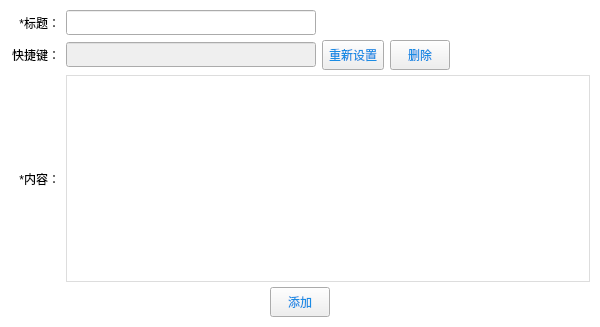
<?xml version="1.0" encoding="UTF-8"?>
<ui version="4.0">
 <class>UI_Panel_AddCommonWord</class>
 <widget class="QWidget" name="UI_Panel_AddCommonWord">
  <property name="geometry">
   <rect>
    <x>0</x>
    <y>0</y>
    <width>600</width>
    <height>327</height>
   </rect>
  </property>
  <property name="minimumSize">
   <size>
    <width>600</width>
    <height>300</height>
   </size>
  </property>
  <property name="maximumSize">
   <size>
    <width>600</width>
    <height>350</height>
   </size>
  </property>
  <property name="windowTitle">
   <string>添加常用语</string>
  </property>
  <layout class="QGridLayout" name="gridLayout">
   <property name="margin" stdset="0">
    <number>0</number>
   </property>
   <property name="spacing">
    <number>0</number>
   </property>
   <item row="0" column="0">
    <widget class="QWidget" name="widget_bg" native="true">
     <property name="styleSheet">
      <string notr="true">QWidget#widget_bg
{
	background-color: rgb(255, 255, 255);
}</string>
     </property>
     <layout class="QVBoxLayout" name="verticalLayout_2">
      <property name="spacing">
       <number>5</number>
      </property>
      <property name="margin" stdset="0">
       <number>10</number>
      </property>
      <item>
       <layout class="QHBoxLayout" name="horizontalLayout_6">
        <item>
         <widget class="QLabel" name="label_5">
          <property name="minimumSize">
           <size>
            <width>50</width>
            <height>0</height>
           </size>
          </property>
          <property name="text">
           <string>*标题：</string>
          </property>
          <property name="alignment">
           <set>Qt::AlignRight|Qt::AlignTrailing|Qt::AlignVCenter</set>
          </property>
         </widget>
        </item>
        <item>
         <widget class="QLineEdit" name="m_titleLineEdit">
          <property name="minimumSize">
           <size>
            <width>250</width>
            <height>25</height>
           </size>
          </property>
          <property name="maximumSize">
           <size>
            <width>250</width>
            <height>25</height>
           </size>
          </property>
         </widget>
        </item>
        <item>
         <spacer name="horizontalSpacer_6">
          <property name="orientation">
           <enum>Qt::Horizontal</enum>
          </property>
          <property name="sizeHint" stdset="0">
           <size>
            <width>40</width>
            <height>20</height>
           </size>
          </property>
         </spacer>
        </item>
       </layout>
      </item>
      <item>
       <layout class="QHBoxLayout" name="horizontalLayout_3">
        <item>
         <widget class="QLabel" name="label_2">
          <property name="minimumSize">
           <size>
            <width>50</width>
            <height>0</height>
           </size>
          </property>
          <property name="text">
           <string>快捷键：</string>
          </property>
          <property name="alignment">
           <set>Qt::AlignRight|Qt::AlignTrailing|Qt::AlignVCenter</set>
          </property>
         </widget>
        </item>
        <item>
         <widget class="QLineEdit" name="m_hotkeyLineEdit">
          <property name="enabled">
           <bool>false</bool>
          </property>
          <property name="minimumSize">
           <size>
            <width>250</width>
            <height>25</height>
           </size>
          </property>
          <property name="maximumSize">
           <size>
            <width>250</width>
            <height>25</height>
           </size>
          </property>
         </widget>
        </item>
        <item>
         <widget class="QToolButton" name="m_retrySettingBtn">
          <property name="minimumSize">
           <size>
            <width>0</width>
            <height>30</height>
           </size>
          </property>
          <property name="styleSheet">
           <string notr="true">QToolButton{
	border-image: url(:/Resources/Image/btn_normal.png);
	color: #1a8ce4;
}
QToolButton:hover{
	border-image: url(:/Resources/Image/btn_over.png);
	color: rgb(255, 255, 255);
}
QToolButton:pressed{
	border-image: url(:/Resources/Image/btn_over.png);
	color: rgb(255, 255, 255);
}
</string>
          </property>
          <property name="text">
           <string>重新设置</string>
          </property>
         </widget>
        </item>
        <item>
         <widget class="QToolButton" name="m_deleteHotKey">
          <property name="minimumSize">
           <size>
            <width>60</width>
            <height>30</height>
           </size>
          </property>
          <property name="styleSheet">
           <string notr="true">QToolButton{
	border-image: url(:/Resources/Image/btn_normal.png);
	color: #1a8ce4;
}
QToolButton:hover{
	border-image: url(:/Resources/Image/btn_over.png);
	color: rgb(255, 255, 255);
}
QToolButton:pressed{
	border-image: url(:/Resources/Image/btn_over.png);
	color: rgb(255, 255, 255);
}
</string>
          </property>
          <property name="text">
           <string>删除</string>
          </property>
         </widget>
        </item>
        <item>
         <spacer name="horizontalSpacer_4">
          <property name="orientation">
           <enum>Qt::Horizontal</enum>
          </property>
          <property name="sizeHint" stdset="0">
           <size>
            <width>40</width>
            <height>20</height>
           </size>
          </property>
         </spacer>
        </item>
       </layout>
      </item>
      <item>
       <layout class="QHBoxLayout" name="horizontalLayout_4">
        <item>
         <widget class="QLabel" name="label_3">
          <property name="minimumSize">
           <size>
            <width>50</width>
            <height>0</height>
           </size>
          </property>
          <property name="text">
           <string>*内容：</string>
          </property>
          <property name="alignment">
           <set>Qt::AlignRight|Qt::AlignTrailing|Qt::AlignVCenter</set>
          </property>
         </widget>
        </item>
        <item>
         <widget class="QStackedWidget" name="m_stackedWidget">
          <property name="styleSheet">
           <string notr="true">QStackedWidget#m_stackedWidget
{
border:1px solid #dddddd;
background-color: rgb(255, 255, 255);
}
QWidget#page_UEditor
{
background-color: rgb(255, 255, 255);
}
QWidget#page_textEdit
{
background-color: rgb(255, 255, 255);
}</string>
          </property>
          <property name="currentIndex">
           <number>0</number>
          </property>
          <widget class="QWidget" name="m_page_UEditor">
           <property name="minimumSize">
            <size>
             <width>0</width>
             <height>188</height>
            </size>
           </property>
           <property name="maximumSize">
            <size>
             <width>16777215</width>
             <height>188</height>
            </size>
           </property>
           <layout class="QHBoxLayout" name="horizontalLayout_5">
            <property name="spacing">
             <number>0</number>
            </property>
            <property name="margin" stdset="0">
             <number>0</number>
            </property>
            <item>
             <widget class="el_TextEdit" name="m_ueditor" native="true">
              <property name="minimumSize">
               <size>
                <width>0</width>
                <height>188</height>
               </size>
              </property>
              <property name="maximumSize">
               <size>
                <width>16777215</width>
                <height>188</height>
               </size>
              </property>
             </widget>
            </item>
           </layout>
          </widget>
         </widget>
        </item>
       </layout>
      </item>
      <item>
       <layout class="QHBoxLayout" name="horizontalLayout_2">
        <item>
         <spacer name="horizontalSpacer">
          <property name="orientation">
           <enum>Qt::Horizontal</enum>
          </property>
          <property name="sizeHint" stdset="0">
           <size>
            <width>40</width>
            <height>20</height>
           </size>
          </property>
         </spacer>
        </item>
        <item>
         <widget class="QToolButton" name="m_addBtn">
          <property name="minimumSize">
           <size>
            <width>60</width>
            <height>30</height>
           </size>
          </property>
          <property name="styleSheet">
           <string notr="true">QToolButton{
	border-image: url(:/Resources/Image/btn_normal.png);
	color: #1a8ce4;
}
QToolButton:hover{
	border-image: url(:/Resources/Image/btn_over.png);
	color: rgb(255, 255, 255);
}
QToolButton:pressed{
	border-image: url(:/Resources/Image/btn_over.png);
	color: rgb(255, 255, 255);
}
</string>
          </property>
          <property name="text">
           <string>添加</string>
          </property>
         </widget>
        </item>
        <item>
         <spacer name="horizontalSpacer_2">
          <property name="orientation">
           <enum>Qt::Horizontal</enum>
          </property>
          <property name="sizeHint" stdset="0">
           <size>
            <width>40</width>
            <height>20</height>
           </size>
          </property>
         </spacer>
        </item>
       </layout>
      </item>
     </layout>
    </widget>
   </item>
  </layout>
 </widget>
 <layoutdefault spacing="6" margin="11"/>
 <customwidgets>
  <customwidget>
   <class>el_TextEdit</class>
   <extends>QWidget</extends>
   <header location="global">el_textedit.h</header>
   <container>1</container>
  </customwidget>
 </customwidgets>
 <resources/>
 <connections/>
</ui>
